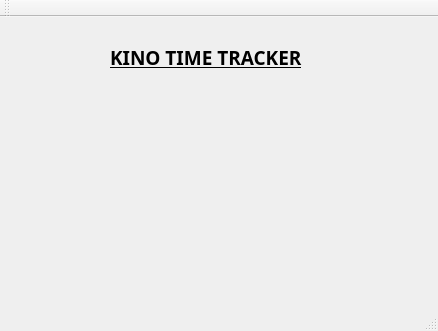
<?xml version="1.0" encoding="UTF-8"?>
<ui version="4.0">
 <class>MainWindow</class>
 <widget class="QMainWindow" name="MainWindow">
  <property name="geometry">
   <rect>
    <x>0</x>
    <y>0</y>
    <width>438</width>
    <height>331</height>
   </rect>
  </property>
  <property name="windowTitle">
   <string>MainWindow</string>
  </property>
  <widget class="QWidget" name="centralWidget">
   <widget class="QLabel" name="label">
    <property name="geometry">
     <rect>
      <x>110</x>
      <y>0</y>
      <width>241</width>
      <height>81</height>
     </rect>
    </property>
    <property name="font">
     <font>
      <family>MV Boli</family>
      <pointsize>14</pointsize>
      <weight>75</weight>
      <bold>true</bold>
      <underline>true</underline>
     </font>
    </property>
    <property name="text">
     <string>KINO TIME TRACKER</string>
    </property>
    <property name="textFormat">
     <enum>Qt::AutoText</enum>
    </property>
   </widget>
  </widget>
  <widget class="QMenuBar" name="menuBar">
   <property name="geometry">
    <rect>
     <x>0</x>
     <y>0</y>
     <width>438</width>
     <height>18</height>
    </rect>
   </property>
  </widget>
  <widget class="QToolBar" name="mainToolBar">
   <attribute name="toolBarArea">
    <enum>TopToolBarArea</enum>
   </attribute>
   <attribute name="toolBarBreak">
    <bool>false</bool>
   </attribute>
  </widget>
  <widget class="QStatusBar" name="statusBar"/>
 </widget>
 <layoutdefault spacing="6" margin="11"/>
 <resources/>
 <connections/>
</ui>
